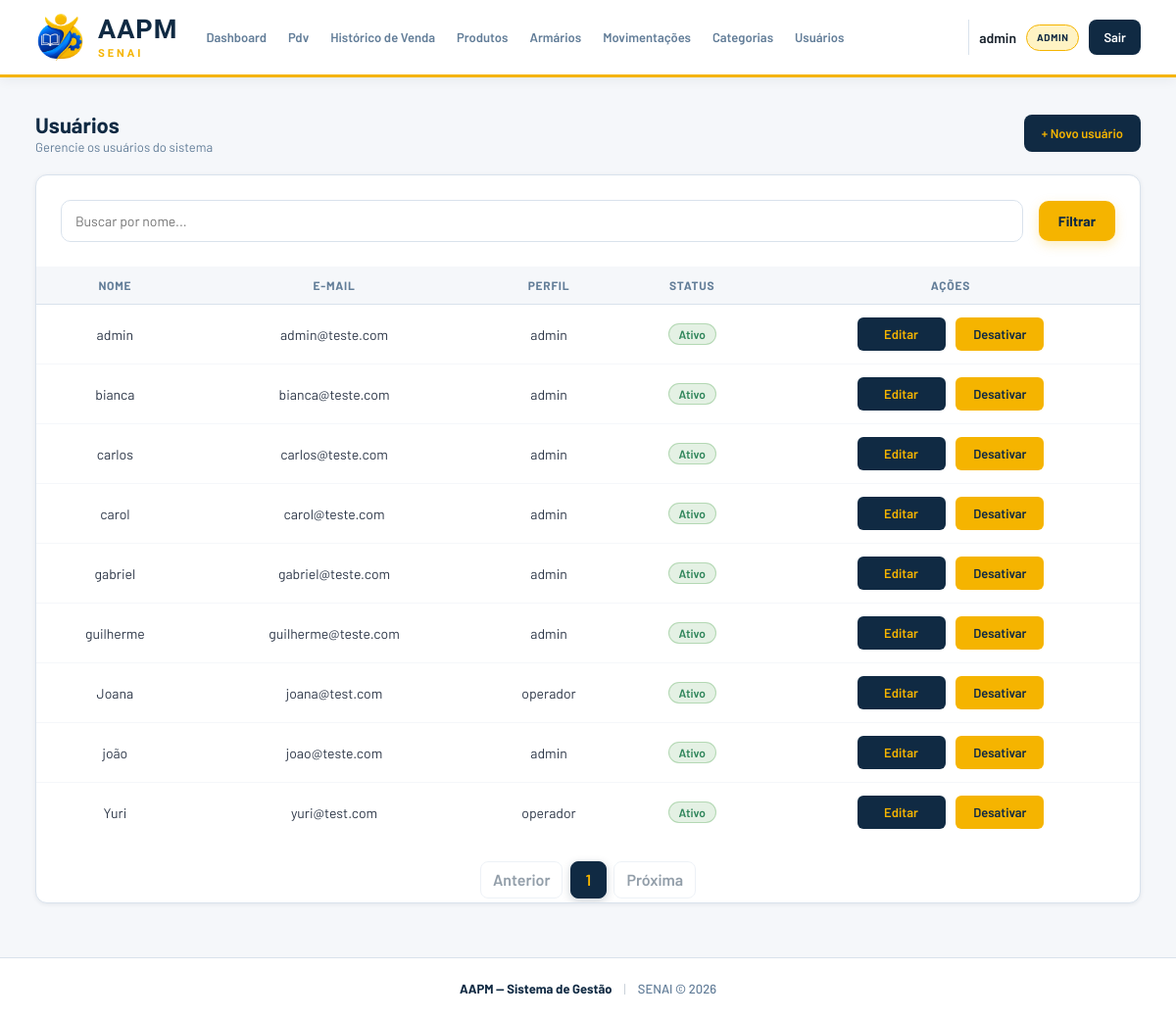
/usuarios/ (signed in), run on the app's committed database.
### app/models/usuario.py (models this page shows)
class Usuario(Base):
    __tablename__ = "usuarios"
    id = Column(Integer, primary_key=True, autoincrement=True)
    nome = Column(String(100), nullable=False)
    email = Column(String(150), unique=True, nullable=False)
    senha_hash = Column(String(255), nullable=False)
    role = Column(String(20), default="operador")
    ativo = Column(Boolean, default=True)
    criado_em = Column(DateTime, server_default=func.now())

### app/controllers/admin_controller.py (the view)
@router.get("/")
def listar_usuarios(
    request: Request,
    busca: str = "",
    page: int = 1,
    db: Session = Depends(get_db),
    admin = Depends(get_admin) # Bloqueia quem não é admin
):
    busca = busca.strip()
    query = db.query(Usuario)
    if busca:
        query = query.filter(Usuario.nome.ilike(f"%{busca}%"))
    usuarios, pagination = paginate(
        query.order_by(Usuario.nome), page
    )
    return templates.TemplateResponse(
        request,
        "usuarios/index.html",
        {
            "request": request,
            "usuario": admin,
            "usuarios": usuarios,
            "pagination": pagination,
            "busca": busca,
        }
    )

### app/templates/usuarios/index.html (shortened to what this page needs)
{% extends "base.html" %}
{% block extra_css %}
<link rel="stylesheet" href="/static/css/index-usuario.css?v=2">
<link rel="stylesheet" href="/static/css/list-filter.css?v=1">
{% endblock %}
{% block conteudo %}
<div class="page-header">
  <div>
    <h1 class="page-title">Usuários</h1>
    <p class="page-subtitle">Gerencie os usuários do sistema</p>
  </div>
  <a href="/usuarios/novo" class="btn-primary">+ Novo usuário</a>
</div>
<div class="card">
  <form method="get" action="/usuarios" class="list-filter list-filter--inset">
    <input type="text" name="busca" class="form-input list-filter__search" placeholder="Buscar por nome..." value="{{ busca }}">
    <button type="submit" class="btn-primary">Filtrar</button>
  </form>
  <div class="table-wrapper">
    <table class="table">
      <thead>
        <tr>
          <th>Nome</th>
          <th>E-mail</th>
          <th>Perfil</th>
          <th>Status</th>
          <th>Ações</th>
        </tr>
      </thead>
      <tbody>
        {% for u in usuarios | sort(attribute='nome', case_sensitive=false) %}
        <tr>
          <td>{{ u.nome }}</td>
          <td>{{ u.email }}</td>
          <td>{{ u.role }}</td>
          <td>
            <span class="status-badge status-badge--{{ 'ativo' if u.ativo else 'inativo' }}">
              {{ "Ativo" if u.ativo else "Inativo" }}
            </span>
          </td>
          <td class="td-actions">
            <a href="/usuarios/{{ u.id }}/editar" class="btn-table">Editar</a>
            <form action="/usuarios/{{ u.id }}/toggle-ativo" method="post" style="display:inline;" data-confirm-form data-confirm-title="Tem certeza?" data-confirm-message="Tem certeza que deseja {{ 'desativar' if u.ativo else 'ativar' }} este usuário?" data-confirm-label="{{ 'Desativar' if u.ativo else 'Ativar' }}">
              <button type="submit" class="btn-table btn-table--warn">
                {{ "Desativar" if u.ativo else "Ativar" }}
              </button>
            </form>
          </td>
        </tr>
        {% endfor %}
      </tbody>
    </table>
  </div>
  {% include "paginacao/index.html" %}
</div>
{% endblock %}

### app/static/css/base.css (style rules this page uses)
* { margin: 0; padding: 0; box-sizing: border-box; }
html { scroll-behavior: smooth; }
body { min-height: 100vh; display: flex; flex-direction: column; font-family: "Barlow", sans-serif; background: var(--fundo); color: var(--texto); -webkit-font-smoothing: antialiased; text-rendering: optimizeLegibility; }
:root { --azul: #102A43; --azul-2: #243B53; --azul-3: #486581; --laranja: #F5B400; --laranja-2: #D99F00; --laranja-claro: #FFF3C4; --branco: #FFFFFF; --fundo: #F5F7FA; --fundo-card: #FFFFFF; --texto: #17202A; --texto-secundario: #627D98; --borda: #D9E2EC; --verde: #2F855A; --vermelho: #C53030; --sombra: 0 5px 20px rgba(16, 42, 67, 0.08); --sombra-hover: 0 10px 28px rgba(16, 42, 67, 0.14); --radius: 12px; }
button, input, select, textarea { font-family: inherit; }
button { cursor: pointer; }
a { color: inherit; }

### app/static/css/index-usuario.css (style rules this page uses)
.td-actions form { margin: 0 !important; padding: 0 !important; background: transparent !important; box-shadow: none !important; border: none !important; display: inline-flex !important; }
.btn-table { display: inline-flex; align-items: center; justify-content: center; min-width: 90px; height: 34px; padding: 0 14px; border: 1px solid transparent; border-radius: 6px; background: var(--azul); color: var(--laranja) !important; text-decoration: none; font-size: 13px; font-weight: 600; cursor: pointer; transition: background-color 0.2s ease, transform 0.1s ease; }
.btn-table--warn { background: var(--laranja) !important; color: var(--azul) !important; border: 1px solid rgba(245, 180, 0, 0.4) !important; }
.status-badge { display: inline-block; padding: 3px 10px; border-radius: 999px; font-size: 12px; font-weight: 600; }
.status-badge--ativo { background: rgba(34, 139, 34, 0.12); color: var(--verde); border: 1px solid rgba(34, 139, 34, 0.25); }
.table-wrapper { overflow-x: auto; }
.table { width: 100%; border-collapse: collapse; font-size: 14px; }
.table thead { background: var(--fundo); }
.table th { padding: 12px 16px; text-align: left; font-size: 12px; font-weight: 700; text-transform: uppercase; letter-spacing: 0.06em; color: var(--texto-secundario); border-bottom: 1px solid var(--borda); white-space: nowrap; }
.table td { padding: 13px 16px; border-bottom: 1px solid var(--fundo); color: #2d3748; vertical-align: middle; }
.table tbody tr:last-child td { border-bottom: none; }
.card { background: var(--branco); border: 1px solid var(--borda); border-radius: 12px; overflow: hidden; box-shadow: 0 1px 4px rgba(16, 42, 67, 0.08); }
.page-header { display: flex; align-items: center; justify-content: space-between; margin-bottom: 20px; flex-wrap: wrap; gap: 12px; }
.page-title { font-size: 22px; font-weight: 700; color: var(--azul); margin: 0; }
.page-subtitle { font-size: 13px; color: var(--texto-secundario); margin-top: 2px; }
.btn-primary { display: inline-flex; align-items: center; justify-content: center; height: 38px; padding: 0 18px; background: var(--azul); color: var(--laranja) !important; text-decoration: none; border-radius: 8px; font-size: 13px; font-weight: 600; transition: background-color 0.2s ease, transform 0.1s ease; }
.table th, .table td { text-align: center; }
.td-actions { display: table-cell; text-align: center; white-space: nowrap; }
.td-actions form { margin-left: 8px !important; }

### app/static/css/list-filter.css (style rules this page uses)
.list-filter { display: flex; align-items: center; gap: 1rem; margin-bottom: 1.5rem; flex-wrap: wrap; }
.list-filter--inset { margin: 25px; }
.list-filter .form-input { padding: 12px 14px; border: 1px solid var(--borda); border-radius: 10px; color: var(--texto); font: inherit; font-size: 14px; }
.list-filter__search { flex: 1; min-width: 200px; }
.list-filter .btn-primary { display: inline-flex; align-items: center; justify-content: center; height: auto; padding: 12px 20px; border: none; border-radius: 10px; background: var(--laranja); color: var(--azul) !important; font-size: 14px; font-weight: 700; text-decoration: none; box-shadow: 0 4px 12px rgba(245, 180, 0, .25); transition: transform .2s ease, box-shadow .2s ease; }

### data on the page
Usuario: nome "admin", email "admin@teste.com", role "admin", ativo "Ativo", ativo "Desativar"
Usuario: nome "bianca", email "bianca@teste.com", role "admin", ativo "Ativo", ativo "Desativar"
Usuario: nome "carlos", email "carlos@teste.com", role "admin", ativo "Ativo", ativo "Desativar"
Usuario: nome "carol", email "carol@teste.com", role "admin", ativo "Ativo", ativo "Desativar"
Usuario: nome "gabriel", email "gabriel@teste.com", role "admin", ativo "Ativo", ativo "Desativar"
Usuario: nome "guilherme", email "guilherme@teste.com", role "admin", ativo "Ativo", ativo "Desativar"
Usuario: nome "Joana", email "joana@test.com", role "operador", ativo "Ativo", ativo "Desativar"
Usuario: nome "joão", email "joao@teste.com", role "admin", ativo "Ativo", ativo "Desativar"
Usuario: nome "Yuri", email "yuri@test.com", role "operador", ativo "Ativo", ativo "Desativar"

### other printed values
{{ usuario.nome }} "admin"
{{ usuario.role }} "ADMIN"
{{ numero }} "1"
